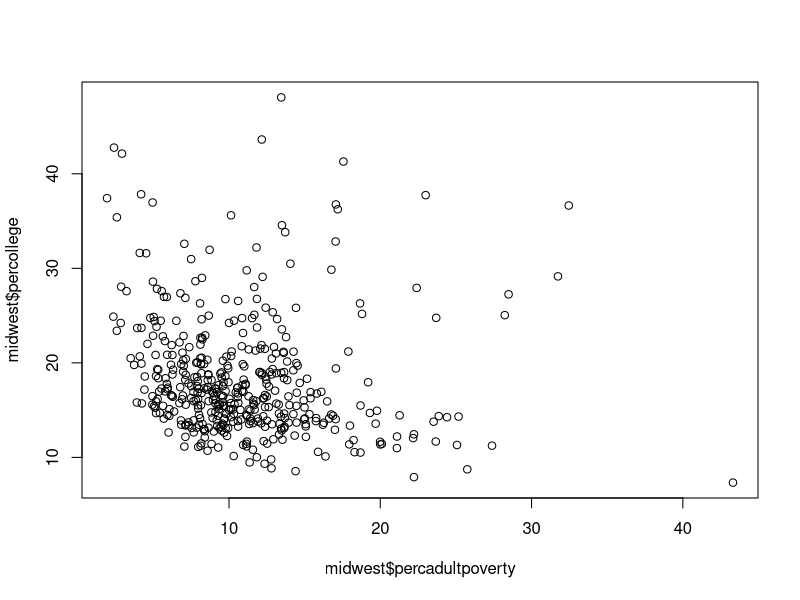
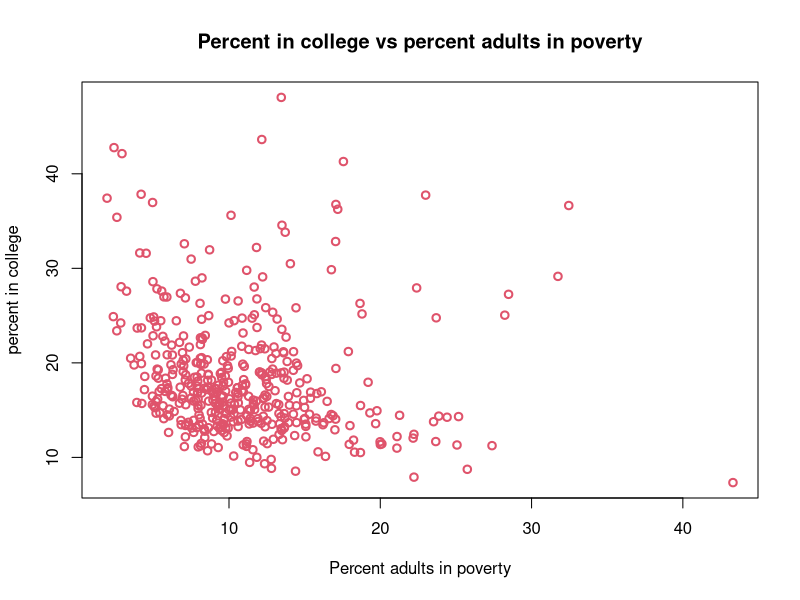

Write R code to recreate these figures, in order. (Note: this script raises an error after producing the figures.)
## ---- chunk 1
library(tidyverse)
data("midwest")
glimpse(midwest)
## ---- chunk 2
    plot(midwest$percadultpoverty, midwest$percollege)
## ---- chunk 3
    plot(midwest$percadultpoverty, midwest$percollege, col = 2, lwd = 2,
         main = "Percent in college vs percent adults in poverty",
         xlab = "Percent adults in poverty",
         ylab = "percent in college")
## ---- chunk 4
    #get the quantiles
    library(dplyr)
    pov_quantiles <- midwest %>%
      group_by(state) %>%
      summarize(q_10 = quantile(midwest$percadultpoverty, .1),
                q_50 = quantile(midwest$percadultpoverty, .5),
                q_90 = quantile(midwest$percadultpoverty, .9))
    #plot them
    plot(pov_quantiles$q_10 ~ pov_quantiles$state, ylim = c(0, 20))
    lines(1:5, pov_quantiles$q_10, col = 2, lwd = 2, lty = 2)
    lines(1:5, pov_quantiles$q_50, col = 4, lwd = 2, lty = 1)
    lines(1:5, pov_quantiles$q_90, col = 2, lwd = 2, lty = 2)
## ---- chunk 5
    plot(midwest$percadultpoverty, midwest$percollege)
    points(midwest$percadultpoverty, midwest$percollege, col = 2, lwd = 2, 
         main = "Percent in college vs percent adults in poverty",
         xlab = "Percent adults in poverty",
         ylab = "percent in college")

## ---- chunk 6
    boxplot(midwest$percadultpoverty ~ midwest$state)
## ---- chunk 7
hist(midwest$percollege)
## ---- chunk 8
plot(density(midwest$percollege))
## ---- chunk 9
plot.ecdf(midwest$percollege)
## ---- chunk 10
midwest %>%
  ggplot()
## ---- chunk 11
midwest %>%
  ggplot() +
  aes(x = percadultpoverty, y = percollege)
## ---- chunk 12
midwest %>%
  ggplot() +
  aes(x = percadultpoverty, y = percollege) +
  geom_point()
## ---- chunk 13
midwest %>%
  ggplot() +
  aes(x = percadultpoverty, y = percollege, color = state) +
  geom_point()
## ---- chunk 14
midwest %>%
  ggplot(aes(x = percadultpoverty, y = percollege)) +
  geom_point()
## ---- chunk 15
midwest %>%
  ggplot() +
  geom_point(aes(x = percadultpoverty, y = percollege))
## ---- chunk 16
midwest %>%
  ggplot(aes(x = percadultpoverty, y = percollege)) +
  geom_point() +
  geom_smooth(method  ="lm")
## ---- chunk 17
midwest %>%
  ggplot(aes(x=state)) +
  geom_bar()
## ---- chunk 18
midwest %>%
  ggplot(aes(x=state, y = area)) +
  geom_col()
## ---- chunk 19
midwest %>%
  summarise(mean_area = mean(area), .by = state) %>%
  ggplot(aes(x = state, y = mean_area)) +
  geom_col()
## ---- chunk 20
midwest %>%
  ggplot() +
  geom_point(aes(x = percadultpoverty, y = percollege), color = "red", alpha = .3)
## ---- chunk 21
midwest %>%
  ggplot() +
  geom_point(aes(x = percadultpoverty, y = percollege), color = "red", alpha = .3) + scale_x_continuous(breaks = seq(0,40,5),labels = scales::label_percent(scale = 1)) +
  scale_y_continuous(breaks = seq(0,50,5),labels = scales::label_percent(scale = 1))
## ---- chunk 22
midwest %>%
  ggplot() +
  geom_point(aes(x = percadultpoverty, y = percollege), color = "red", alpha = .3) + scale_x_continuous(breaks = seq(0,25,5),labels = scales::label_percent(scale = 1), limits = c(0, 25)) +
  scale_y_continuous(breaks = seq(0,50,5),labels = scales::label_percent(scale = 1))
## ---- chunk 23
midwest %>%
  ggplot(aes(x = state, y = percadultpoverty)) +
  geom_bar(stat = "summary", fun = mean) +
  scale_y_continuous(limits = c(0,10))
